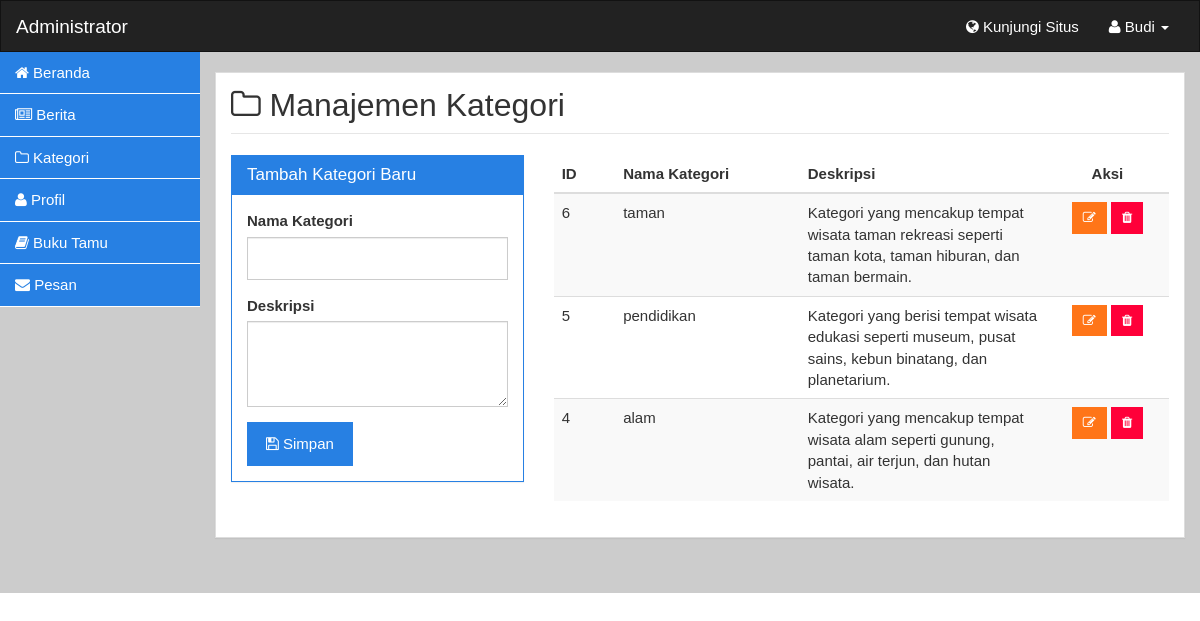
The app's page /admin/kategori.php (signed in), older data.
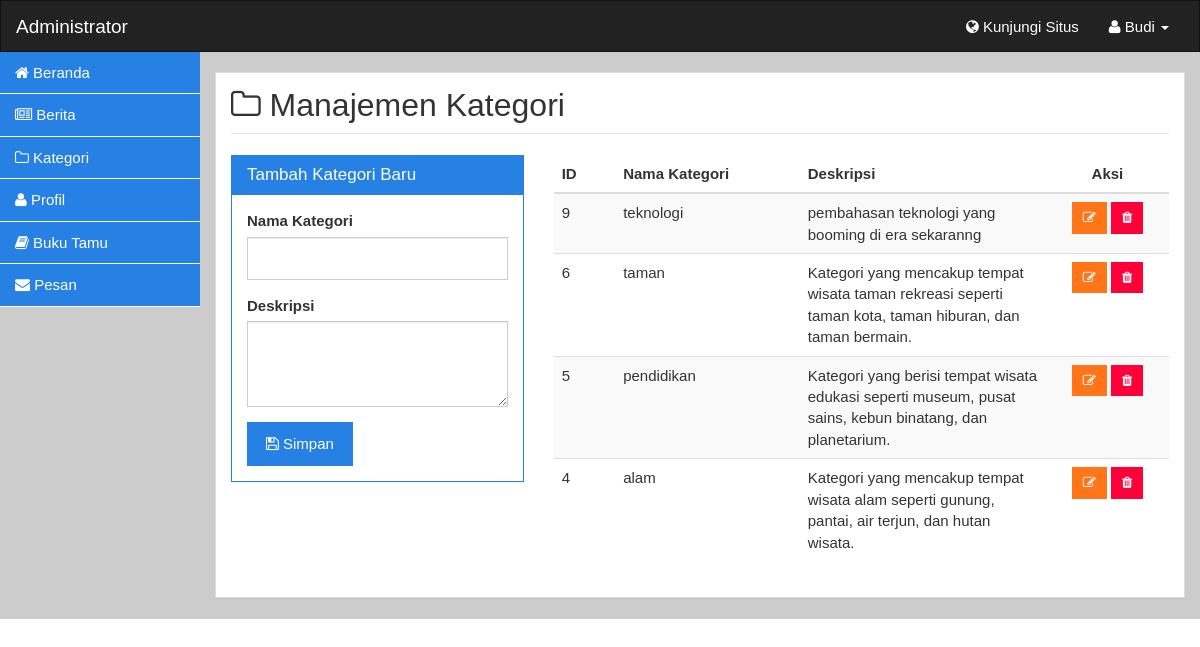
The same page, newer data.
### tables this page shows
CREATE TABLE `category` (
  `id` int(11) NOT NULL,
  `name` varchar(100) NOT NULL,
  `description` text DEFAULT NULL
);

### admin/kategori.php (the view, shortened to what this page needs)
<?php
include 'header.php';
$limit = 10;
$noPage = isset($_GET['p']) ? (int)$_GET['p'] : 1;
$offset = ($noPage - 1) * $limit;
$sql = "SELECT id, name, description FROM category ORDER BY id DESC LIMIT ?, ?";
$stmt = $mysqli->prepare($sql);
$stmt->bind_param("ii", $offset, $limit);
$stmt->execute();
$result = $stmt->get_result();
?>
<div class="container-fluid body">
	<div class="row">
		<div class="col-lg-2 sidebar">
			<?php include 'sidebar.php'; ?>
		</div>
		<div class="col-lg-10 main-content">
			<div class="panel panel-default">
				<div class="panel-body">
					<div class="row">
						<div class="col-md-12">
							<h2 class="page-header"><i class="fa fa-folder-o"></i> Manajemen Kategori</h2>
						</div>
					</div>
					<div class="row">
						<div class="col-md-4">
							<div class="panel panel-primary">
								<div class="panel-heading">
									<h3 class="panel-title">Tambah Kategori Baru</h3>
								</div>
								<div class="panel-body">
									<form method="POST" action="aksi-kat.php?act=tambah">
										<div class="form-group">
											<label>Nama Kategori</label>
											<input type="text" name="name" class="form-control" required>
										</div>
										<div class="form-group">
											<label>Deskripsi</label>
											<textarea name="description" class="form-control" rows="3"></textarea>
										</div>
										<button type="submit" class="btn btn-primary">
											<i class="fa fa-save"></i> Simpan
										</button>
									</form>
								</div>
							</div>
						</div>
						<div class="col-md-8">
							<div class="table-responsive">
								<table class="table table-striped table-hover">
									<thead>
										<tr>
											<th width="10%">ID</th>
											<th width="30%">Nama Kategori</th>
											<th width="40%">Deskripsi</th>
											<th width="20%" class="text-center">Aksi</th>
										</tr>
									</thead>
									<tbody>
										<?php if ($result->num_rows == 0): ?>
											<tr>
												<td colspan="4" class="text-center">Tidak ada data kategori</td>
											</tr>
										<?php else: ?>
											<?php while ($row = $result->fetch_assoc()): ?>
												<tr>
													<td><?= $row['id'] ?></td>
													<td><?= htmlspecialchars($row['name']) ?></td>
													<td><?= htmlspecialchars($row['description']) ?></td>
													<td class="text-center">
														<a href="edit-kategori.php?id=<?= $row['id'] ?>"
															class="btn btn-sm btn-warning"
															title="Edit">
															<i class="fa fa-edit"></i>
														</a>
														<a href="aksi-kat.php?act=hapus&id=<?= $row['id'] ?>"
															class="btn btn-sm btn-danger"
															title="Hapus"
															onclick="return confirm('Yakin menghapus kategori ini?')">
															<i class="fa fa-trash"></i>
														</a>
													</td>
												</tr>
											<?php endwhile; ?>
										<?php endif; ?>
									</tbody>
								</table>
							</div>
						</div>
					</div>
				</div>
			</div>
		</div>
	</div>
</div>

### admin/header.php (shortened to what this page needs)
<!DOCTYPE html>
<html lang="en">
<head>
    <link rel="stylesheet" href="../assets/bootstrap/css/bootstrap.min.css">
    <link rel="stylesheet" href="../assets/font-awesome/css/font-awesome.min.css">
    <link rel="stylesheet" href="../dist/css/admin.css">
</head>
<body>
    <nav class="navbar navbar-default" role="navigation">
        <div class="container-fluid">
            <div class="navbar-header">
                <a class="navbar-brand" href="#">Administrator</a>
            </div>
            <div class="collapse navbar-collapse navbar-ex1-collapse">
                <ul class="nav navbar-nav navbar-right">
                    <li>
                        <a href="http://localhost/berita/index.php" target="_blank">
                            <i class="fa fa-globe"></i> Kunjungi Situs
                        </a>
                    </li>
                    <li class="dropdown">
                        <a href="#" class="dropdown-toggle" data-toggle="dropdown">
                            <i class="fa fa-user"></i> <?php echo $_SESSION['nm_author']; ?> <b class="caret"></b>
                        </a>
                    </li>
                </ul>
            </div>
        </div>
    </nav>
</body>
</html>

### admin/sidebar.php
<ul class="nav nav-side-menu">
    <li><a href="beranda.php"><i class="fa fa-home"></i> Beranda</a></li>
    <li><a href="berita.php"><i class="fa fa-newspaper-o"></i> Berita</a></li>
    <li><a href="kategori.php"><i class="fa fa-folder-o"></i> Kategori</a></li>
    <li><a href="profil.php"><i class="fa fa-user"></i> Profil</a></li>
    <li><a href="buku-tamu.php"><i class="fa fa-book"></i> Buku Tamu</a></li>
    <li><a href="pesan.php"><i class="fa fa-envelope"></i> Pesan</a></li>
</ul>

Row changes from the older to the newer data that the page shows:
added category: id "9", name "teknologi", description "pembahasan teknologi yang booming di era sekaranng"
